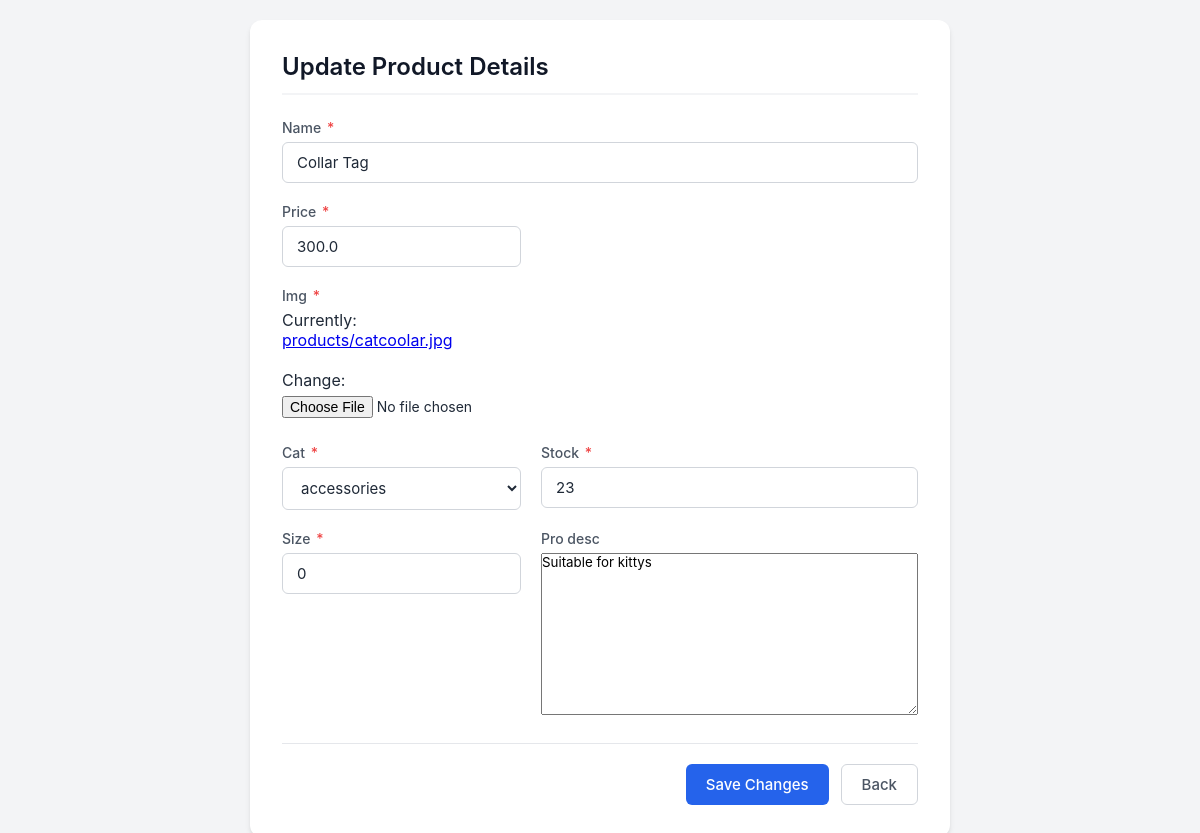
Page /petshop/editpro/6 (signed in) on the committed database.
### pet_ecommerce/models.py (models this page shows, shortened)
class Product(models.Model):
    user = models.ForeignKey(
        CustomUser,
        on_delete=models.CASCADE)
    name=models.CharField(max_length=25)
    price=models.FloatField()
    img = models.ImageField(upload_to='products')
    cat = models.ForeignKey(Category_product,on_delete=models.CASCADE,null=True)
    stock=models.IntegerField()
    size=models.IntegerField()
    pro_desc=models.TextField(blank=True)

### pet_ecommerce/views.py (the view)
# urls.py: path('editpro/<int:id>',edit_product,name='edit_product'),
@login_required(login_url='/accounts/login')
def edit_product(request,id):
  if request.user.role not in ['admin', 'staff']:
   return redirect('Error')
  proedit=get_object_or_404(Product,id=id)
  if request.method=='POST':
     form=Product_form(request.POST,request.FILES,instance=proedit)
     if form.is_valid():
       form.save()
     return redirect('view_allproduct')
  else:
     form=Product_form(instance=proedit)
     return render(request,'editproduct.html',{'form':form})

### pet_ecommerce/forms.py
class Product_form(forms.ModelForm):
    class Meta:
        model=Product
        exclude=['user']

### pet_ecommerce/models.py (called while the page is built)
    def __str__(self):
        return self.name

### Templates/editproduct.html (shortened to what this page needs)
{%load static%}
<!DOCTYPE html>
<html lang="en">
<head>
    <link rel="stylesheet" href="{% static 'css/editpro.css' %}">
</head>
<body>
    <div class="form-container">
        <div class="form-card">
            <h2>Update Product Details</h2>
            <form method="post" enctype="multipart/form-data" novalidate>
                <div class="form-grid">
                    {% for field in form %}
                        {% if field.name != 'user' %}
                            <div class="form-group {% if field.name == 'name' or field.name == 'img' %}full-width{% endif %}">
                                <label for="{{ field.id_for_label }}">
                                    {{ field.label }}
                                    {% if field.field.required %}<span class="required">*</span>{% endif %}
                                </label>
                                {{ field }}
                            </div>
                        {% endif %}
                    {% endfor %}
                </div>
                <div class="form-actions">
                    <button type="submit" class="btn btn-primary">Save Changes</button>
                    <a href="{% url 'staffdashboard' %}" class="btn btn-secondary">Back</a>
                </div>
            </form>
        </div>
    </div>
</body>
</html>

### static/css/editpro.css (style rules this page uses)
* { box-sizing: border-box; margin: 0; padding: 0; font-family: -apple-system, BlinkMacSystemFont, "Segoe UI", Roboto, Helvetica, Arial, sans-serif; }
body { background-color: #f3f4f6; color: #1f2937; display: flex; justify-content: center; align-items: center; min-height: 100vh; padding: 20px; }
.form-container { width: 100%; max-width: 700px; }
.form-card { background-color: #ffffff; border-radius: 12px; box-shadow: 0 4px 6px -1px rgba(0, 0, 0, 0.1), 0 2px 4px -1px rgba(0, 0, 0, 0.06); padding: 32px; }
h2 { font-size: 24px; font-weight: 600; margin-bottom: 24px; color: #111827; border-bottom: 2px solid #f3f4f6; padding-bottom: 12px; }
.form-grid { display: grid; grid-template-columns: repeat(2, 1fr); gap: 20px; margin-bottom: 28px; }
.form-group { display: flex; flex-direction: column; }
.form-group.full-width { grid-column: span 2; }
label { font-size: 14px; font-weight: 500; margin-bottom: 6px; color: #4b5563; }
.required { color: #ef4444; margin-left: 2px; }
.form-group input[type="text"], .form-group input[type="number"], .form-group select { width: 100%; padding: 10px 14px; font-size: 15px; border: 1px solid #d1d5db; border-radius: 6px; background-color: #fff; color: #1f2937; transition: border-color 0.15s ease, box-shadow 0.15s ease; }
.form-group input[type="file"] { padding: 6px 0; font-size: 14px; }
.form-actions { display: flex; gap: 12px; justify-content: flex-end; border-top: 1px solid #e5e7eb; padding-top: 20px; }
.btn { padding: 10px 20px; font-size: 15px; font-weight: 500; border-radius: 6px; cursor: pointer; text-decoration: none; text-align: center; transition: background-color 0.15s ease; }
.btn-primary { background-color: #2563eb; color: #ffffff; border: none; }
.btn-secondary { background-color: #ffffff; color: #4b5563; border: 1px solid #d1d5db; }

### rows in the picture
Product: form "Collar Tag" "300.0" "accessories" "23" "0" "Suitable for kittys"

### other values in the picture
{{ field.label }} "Name" "Price" "Img" "Cat" "Stock" "Size" "Pro desc"
